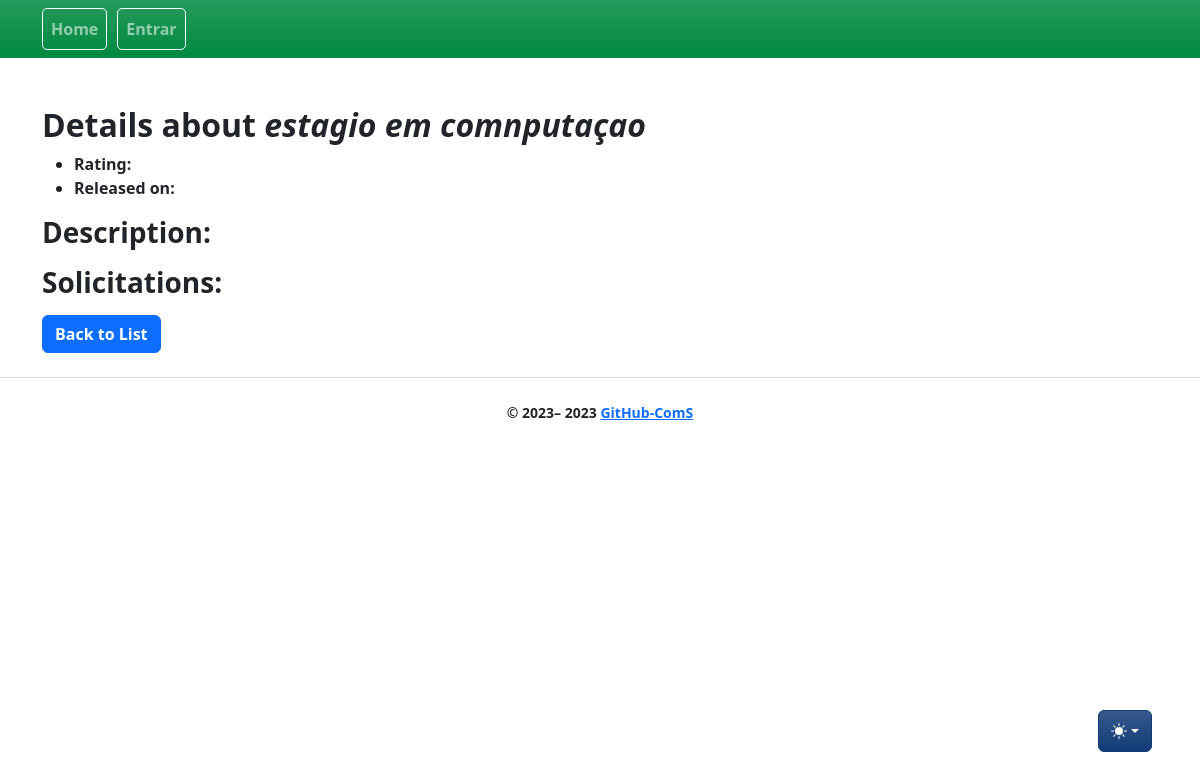
Page /solicitations/1/show on the earlier database version.
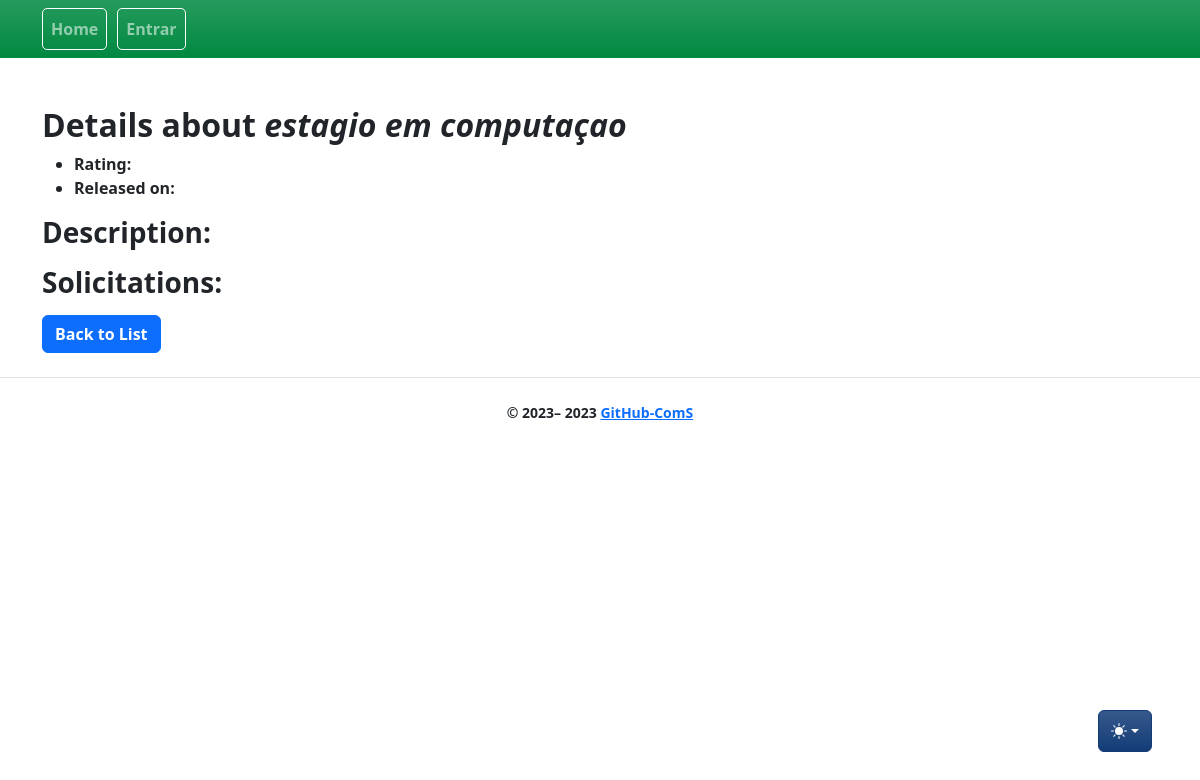
Same page on the later database version.
### app/models/solicitation.py (models this page shows, shortened)
class Solicitation(db.Model):
    __tablename__ = "solicitation"
    id = db.Column(db.Integer, primary_key=True)
    title = db.Column(db.String)
    rating = db.Column(db.String(6))
    comments = db.Column(db.String)
    active = db.Column(db.Boolean, default=True)
    student_id = db.Column(db.Integer, db.ForeignKey("user.id"), nullable=False)
    student = db.relationship("User", backref="solicitation", foreign_keys=[student_id], lazy=True)
    school_id = db.Column(db.Integer, db.ForeignKey("school.id"), nullable=False)
    school = db.relationship("School", backref="solicitation", foreign_keys=[school_id])
    start_date = db.Column(db.DateTime)
    end_date = db.Column(db.DateTime)
    created_at = db.Column(db.DateTime, nullable=False, default=func.now())
    updated_at = db.Column(
        db.DateTime, nullable=False, default=func.now(), onupdate=func.now()
    )

### app/controllers/solicitations_controllers.py (the view)
@bp.route("/<int:id>/show", methods=["GET"])
def show(id):
    solicitation = db.get_or_404(Solicitation, id)
    return render_template(_j.show, entity=solicitation, **properties)

### app/templates/solicitations/show.jinja2 (shortened to what this page needs)
{% extends 'base.jinja2' %}
{% from 'bootstrap5/form.html' import render_form %}
{% from 'bootstrap5/utils.html' import render_icon %}
{% from 'macros/component_confirm_modal.jinja2' import confirmModalMacro, confirmModalScript %}
{% block content %}
<h2> Details about <i>{{entity.title}}</i> </h2>
<ul id="details">
    <li> Rating: {{entity.rating}}</li>
    <li> Released on: {{entity.release_date}}</li>
</ul>
<h3> Description: </h3>
<h3> Solicitations: </h3>
<div class="btn-group" role="group">
    <a href="{{ url_for('solicitations.index') }}" class="btn btn-primary">Back to List</a>
</div>
{% endblock %}

### app/templates/base.jinja2 (shortened to what this page needs)
{% from 'bootstrap5/utils.html' import render_messages %}
{% from 'bootstrap5/form.html' import render_form %}
{% from 'bootstrap5/nav.html' import render_nav_item, render_breadcrumb_item %}
<!doctype html>
<html lang="pt-BR" data-bs-theme="auto">
  <head>
    {% block head %}
    {% block styles %}
    {{ bootstrap.load_css() }}
    <link href="/static/css/bootstrap.min.css" rel="stylesheet" type="text/css">
    {% endblock %}
    {% endblock %}
  </head>
  <body >
    <nav style="background:#008940;" class="navbar navbar-dark navbar-expand-lg mb-5 fs-6 fw-semibold mobile-toggler bg-gradient" >
      <div class="container" >
        <div class="collapse navbar-collapse text-white nav-pills" id="navbarSupportedContent">
          <ul class="navbar-nav mr-auto">
            <div class="nav_bar_box" >
              {{ render_nav_item('main.index', 'Home') }}
            </div>
            {% if current_user.is_authenticated %}
            <div class="nav_bar_box">
              {{ render_nav_item('solicitations.index', 'Solicitações') }}
            </div>
            <div class="nav_bar_box">
              {{ render_nav_item ('auth.upload', 'Docs') }}
            </div>
          </ul>
        </div>
        <div>
          <ul class="navbar-nav collapse navbar-collapse mr-auto " id="navbarSupportedContent">
            <form class="d-flex" role="search">
              <input class="form-control form-control me-1 bg-221259 container-fluid" type="search"
                placeholder="Filtrar" aria-label="Search" id="filter">
              <button class="btn btn-outline-light me-5" type="submit">Buscar</button>
            </form>
          </ul>
        </div>
        <div>
          <ul class="navbar-nav collapse navbar-collapse me-0" id="navbarSupportedContent">
            <div class="nav_bar_box ms-0">
              {{ render_nav_item('auth.profile', (current_user.username|upper)) }}
            </div>
            <div class="nav_bar_box ml-2">
              {{ render_nav_item('auth.logout', 'Sair') }}
            </div>
            {% elif not current_user.is_authenticated %}
            <div class="nav_bar_box">
              {{ render_nav_item('auth.login', 'Entrar') }}
            </div>
            {% endif %}
          </ul>
        </div>
      </div>
    </nav>
    <div class="dropdown position-fixed bottom-0 end-0 mb-5 me-5 bd-mode-toggle">
      <button class="btn btn-bd-primary py-2 dropdown-toggle d-flex align-items-center bg-gradient" id="bd-theme"
        type="button" title="Toggle theme" aria-expanded="false" data-bs-toggle="dropdown"
        aria-label="Toggle theme(auto)">
        <svg class="bi my-1 theme-icon-active" width="1em" height="1em" title="color mode">
          <use href="#circle-half"></use>
        </svg>
      </button>
    </div>
    <main class="container">
      {% block content %}
      {% endblock %}
    </main>
    <footer class="text-center">
      {% block footer %}
      <div class="d-flex flex-column flex-sm-row justify-content-center py-4 my-4 border-top">
        <small> &copy; 2023–
          <script>document.write(new Date().getFullYear())</script> <a
            href="https://github.com/mauro-fernandes/ComS-rottenpotatoes">GitHub-ComS</a>
        </small>
      </div>
      {% endblock %}
    </footer>
  </body>
</html>

### app/templates/base.jinja2 (style rules this page uses)
.nav_bar_box { background-color: transparent; color: #ffffff; padding: 0px; border-radius: 5px; border: 1px solid #ffffff; width: auto; height: 2.6rem; margin-right: 10px; }
.bi { vertical-align: -.125em; fill: currentColor; }
.btn-bd-primary { --bd-violet-bg: hsl(215, 73%, 27%); --bd-violet-rgb: 112.520718, 44.062154, 249.437846; --bs-btn-font-weight: 600; --bs-btn-color: var(--bs-white); --bs-btn-bg: var(--bd-violet-bg); --bs-btn-border-color: var(--bd-violet-bg); --bs-btn-hover-color: var(--bs-white); --bs-btn-hover-bg: hsl(215, 85%, 37%); --bs-btn-hover-border-color: hsl(215, 75%, 52%); --bs-btn-focus-shadow-rgb: var(--bd-violet-rgb); --bs-btn-active-color: var(--bs-btn-hover-color); --bs-btn-active-bg: hsl(215, 70%, 46%); --bs-btn-active-border-color: hsl(234, 70%, 46%); }
.bd-mode-toggle { z-index: 1500; }

Differences in the rows shown:
changed Solicitation: title "estagio em comnputaçao" → "estagio em computaçao"
